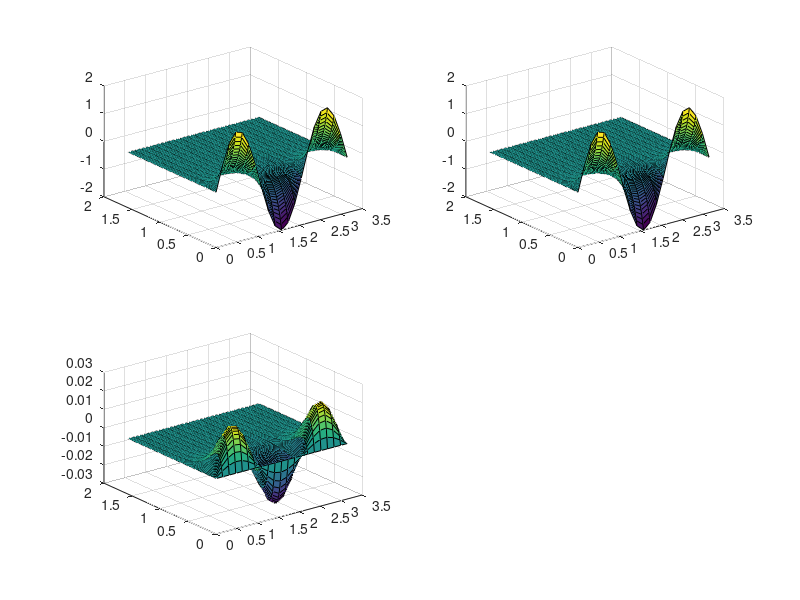

Write MATLAB code to recreate this figure.
% Explicit Heat Equation
% 20th March 2014

% 'clear' all previously saved values
clear
figNo = 1 ;

% Initial time
t0 = 0 ;
% Final time
tf = pi/2 ;
% Number of steps and step size
N = 140 ;
dt = (tf - t0)/N ;

% start:step:stop
t = t0:dt:tf ;

% The vector 't' can also be produced via:
% t = linspace(t0,tf,N); but this has an extra
% 'fencepost'.


x0 = 0 ;
xf = pi ;
M = 20 ;
dx = (xf - x0)/M ;
x = x0:dx:xf ;

r = dt/dx^2 ;

% This is to output the 'r' Courant number,
% to see if it is less than or equal to 1/2.

% The '%' comes from the value that you want printed out.
fprintf('Courant number: r = %.2f, \t', r) ;
fprintf('%.2f <= %.2f\n', M^2/N, (xf - x0)^2/2/tf) ;


% Create a matrix 
[XX,TT] = meshgrid(x,t) ;


%% Fourier Series Solution = UFS
% The '.' does element-by-element multiplication
UFS = 2*sin(3*XX).*exp(-9*TT) ;


figure(figNo)
figNo = figNo + 1 ;

clf ;

% 2 rows 2 columns with figure into position 1
subplot(221)

% Create surface of 2D of XX, 2D of TT and 2D of UFS.
% All must be of the same size for 'surf' to work.

title('Fourier Series')
xlabel('x')
ylabel('t')
surf(XX, TT, UFS)


%% Explicit Numerical Solution = UEN

% Better to create an empty matrix and populate it
% as it is computationaly more efficient
UEN(N+1, M+1) = 0 ;

% Make sure to do the computation on every element in
% that row of the matrix

% MATLABs uses a 1 first-element index notation

% Initial condition = f(x)
UEN(1,:) = 2 * sin(3 * x) ;

% Boundary condition
UEN(:,1) = 0 * t ;
UEN(:,M+1) = 0 * t;

% [Michael Brideson's handy-dandy advice: Use matrixes
% different sizes, so if MATLAB does what you ask it to
% instead of what you meant, it would likely stuff up 
% and crash]

for k = 2 : N + 1
    temp1 = (1 - 2*r ) * UEN(k-1, 2:M) ;
    temp2 = r * (UEN(k-1, 1:M-1) + UEN(k-1, 3:M+1)) ;
    
    UEN(k, 2:M) = temp1 + temp2;
end

err_UEN = UFS - UEN ;

% 2 rows 2 columns figure into position 2
subplot(222)
surf(XX, TT, UEN)

subplot(223)
surf(XX, TT, err_UEN)
